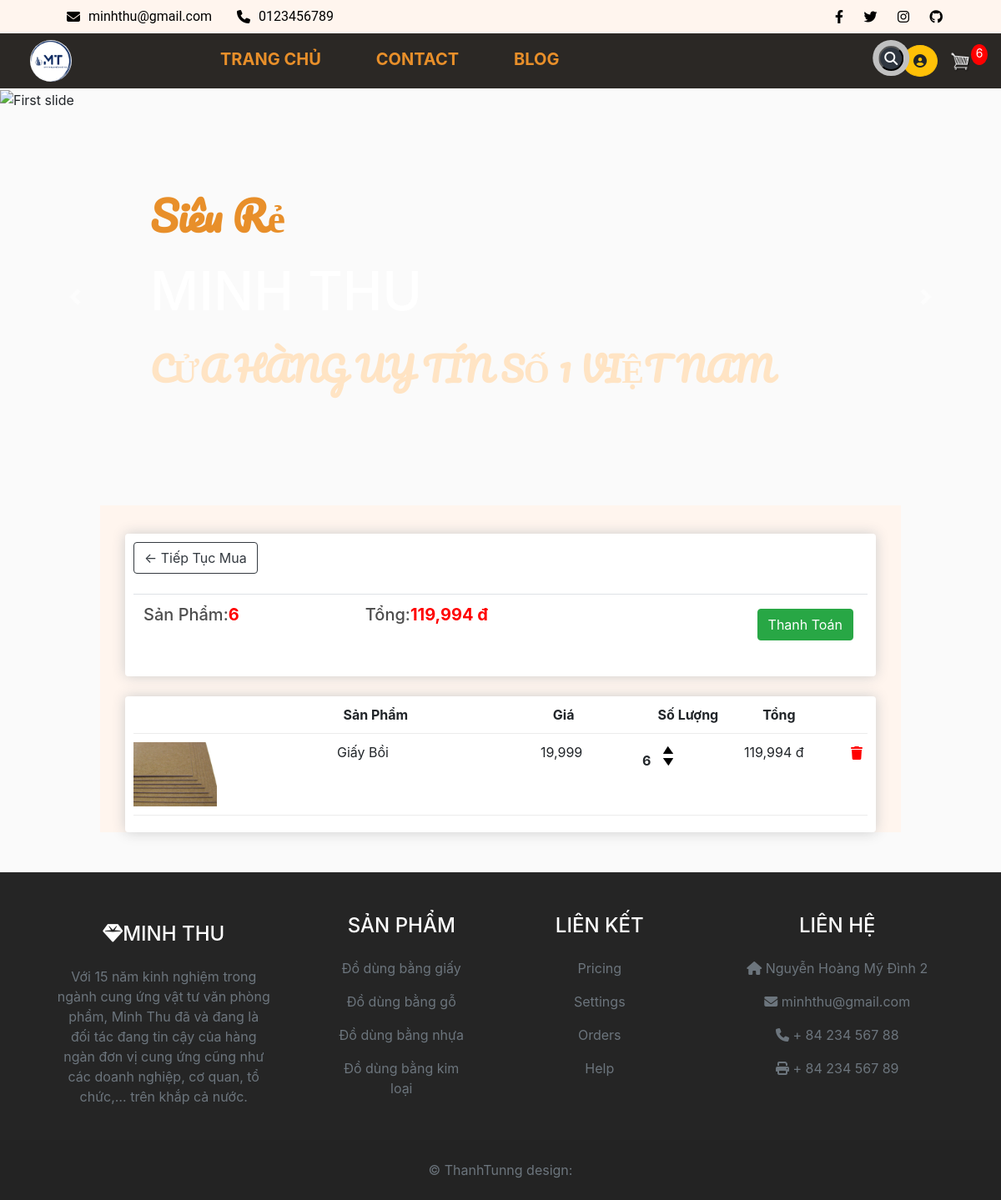
The app's page /cart/ (signed in), older data.
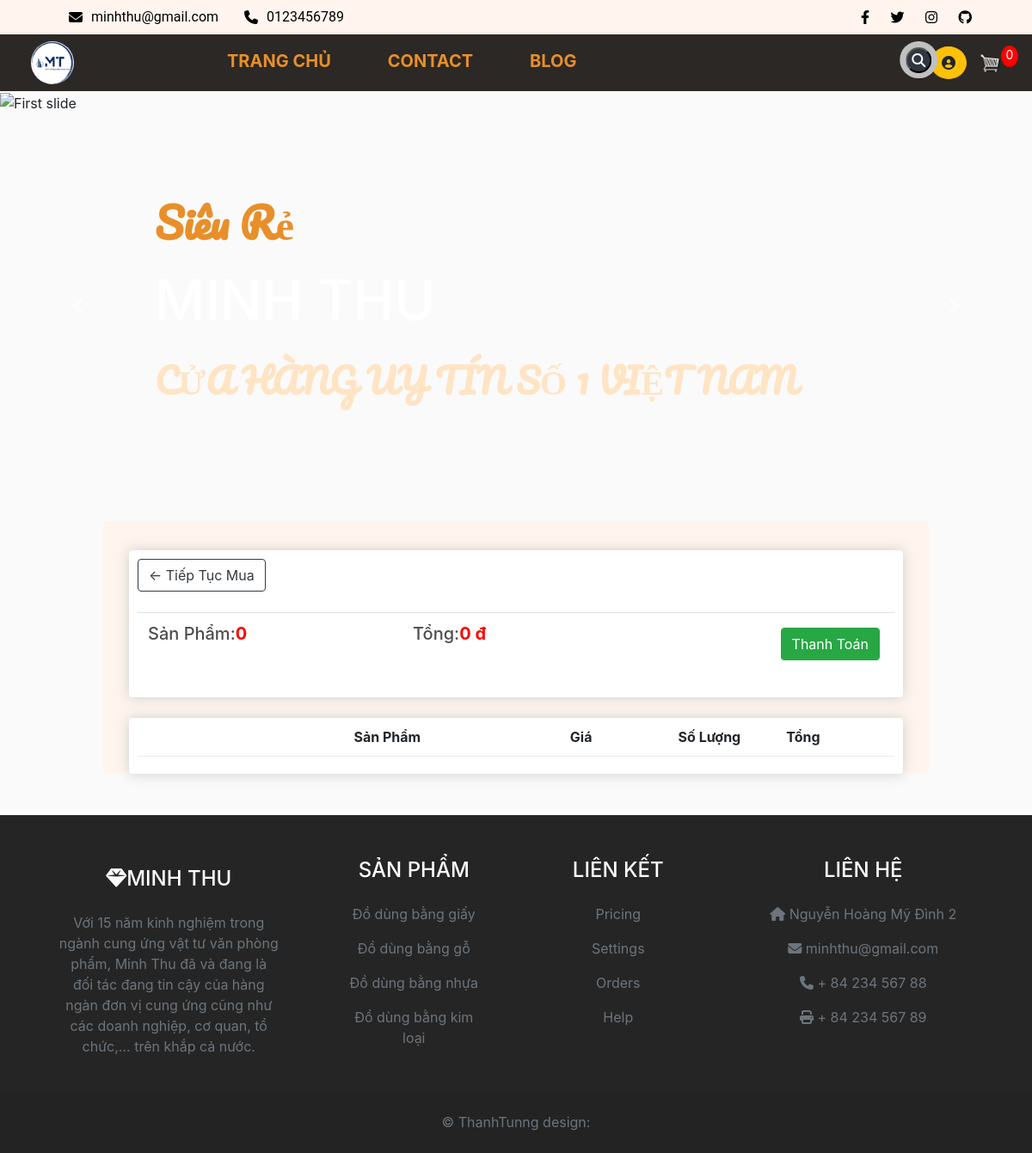
The same page, newer data.
### store/models.py (models this page shows, shortened)
class Order(models.Model):
    customer = models.ForeignKey(Customer, null= True, on_delete=models.SET_NULL, blank= True)
    date_ordered = models.DateTimeField(auto_now_add= True)
    complete = models.BooleanField(default= False, null = True, blank= False)#Don hang mac dinh phai la chua hoan thanh
    transaction_id = models.CharField(max_length= 200, null = True)
    @property
    def get_cart_total(self):
        orderitems = self.orderitem_set.all()
        total = sum([item.get_total for item in orderitems])
        return total
    @property
    def get_cart_items(self):
        orderitems = self.orderitem_set.all()
        total = sum([item.quantity for item in orderitems])
        return total

class OrderItem(models.Model):
    order = models.ForeignKey(Order, null=True, on_delete=models.SET_NULL, blank=True)
    product = models.ForeignKey(Product, null=True, on_delete=models.SET_NULL, blank=True)
    quantity = models.IntegerField(default=0, null= True, blank= False)
    date_added = models.DateTimeField(auto_now_add= True)
    @property
    def get_total(self):
        total = self.product.price * self.quantity
        return total

class Product(models.Model):
    name = models.CharField(max_length= 200, null= True)
    price = models.FloatField()
    category = models.ForeignKey(Category, null= True, on_delete=models.SET_NULL, blank= True)
    digital = models.BooleanField(default= False, null = True, blank= False)
    description = models.TextField(null=True, blank=True)
    image = models.ImageField(null=True, blank= True)
    @property
    def imageURL(self):
        try:
            url = self.image.url
        except:
            url = ''
        return url

### store/views.py (the view)
# urls.py: path('cart/', views.cart, name="cart"),
def cart(request):
    data = cartData(request)
    cartItems = data['cartItems']
    order = data['order']
    items = data['items']
    context = {'items': items, 'order': order, 'cartItems': cartItems}
    return render(request, 'store/cart.html', context)

### store/utils.py (called while the page is built)
def cartData(request):
    if request.user.is_authenticated:#kiem tra xem nguoi dung da dang nhap vao trang web hay chua
        customer = request.user.customer#truy xuat doi tuong khach hang duoc lien ket voi nguoi dung
        order, created = Order.objects.get_or_create(customer = customer, complete = False)
        items = order.orderitem_set.all()
        cartItems = order.get_cart_items
    else:
        cookieData = cookieCart(request)
        cartItems = cookieData['cartItems']
        order = cookieData['order']
        items = cookieData['items']
    return {'cartItems': cartItems, 'order':order, 'items': items}

### store/templates/store/cart.html (shortened to what this page needs)
 {% extends 'store/main.html' %}
{% load static %}
{% load humanize %}
{% block content %}
	<div class="row">
		<div class="col-lg-12">
			<div class="box-element">
				<a  class="btn btn-outline-dark" href="{% url 'store' %}">&#x2190; Tiếp Tục Mua</a>
				<br>
				<br>
				<table class="table">
					<tr>
						<th><h5>Sản Phẩm:<strong style = "color: red">{{order.get_cart_items}}</strong></h5></th>
						<th><h5>Tổng:<strong style = "color: red">{{order.get_cart_total|floatformat|intcomma}} đ</strong></h5></th>
						<th>
							<a  style="float:right; margin:5px;" class="btn btn-success" href="{% url 'checkout' %}">Thanh Toán</a>
						</th>
					</tr>
				</table>
			</div>
			<br>
			<div class="box-element">
				<div class="cart-row">
					<div style="flex:2"></div>
					<div style="flex:2"><strong>Sản Phẩm</strong></div>
					<div style="flex:1"><strong>Giá</strong></div>
					<div style="flex:1"><strong>Số Lượng</strong></div>
					<div style="flex:1"><strong>Tổng </strong></div>
				</div>
				{% for item in  items %}
				<div class="cart-row">
					<div style="flex:2"><img class="row-image" src="{{item.product.imageURL}}"></div>
					<div style="flex:2"><p>{{item.product.name}}</p></div>
					<div style="flex:1"><p>{{item.product.price|floatformat|intcomma}}</p></div>
					<div style="flex:1">
						<p class="quantity">{{item.quantity}}</p>
						<div class="quantity">
							<img data-product = "{{item.product.id}}" data-action = "add" class="chg-quantity update-cart" src="{% static  'images/arrow_up.png' %}">
							<img data-product = "{{item.product.id}}" data-action = "remove" class="chg-quantity update-cart" src="{% static  'images/arrow_down.png' %}">
						</div>
					</div>
					<div style="flex:1"><p>{{item.get_total|floatformat:0|intcomma}} đ</p></div>
					<div>
						{% if item.id %}
						  {% if user.is_authenticated %}
							<form method="POST" action="{% url 'remove-from-cart' item_id=item.id %}">
							  <button type="submit" style="border: none; background: none">
								<i style="color: red" class="fa fa-trash"></i>
							  </button>
							</form>
						  {% endif %}
						{% endif %}
					  </div>
				</div>
				{% endfor %}
			</div>
		</div>
	</div>
{% endblock content %}

Row changes from the older to the newer data that the page shows:
no longer on this page (row edited): Order: get_cart_items "6", get_cart_total "119,994"
removed OrderItem: product.imageURL (picture), product.name "Giấy Bồi", product.price "19,999", quantity "6", get_total "119,994"
added Order: get_cart_items "0", get_cart_total "0"
Text that changed along with them:
{{ cartItems }}: "6" → "0"
